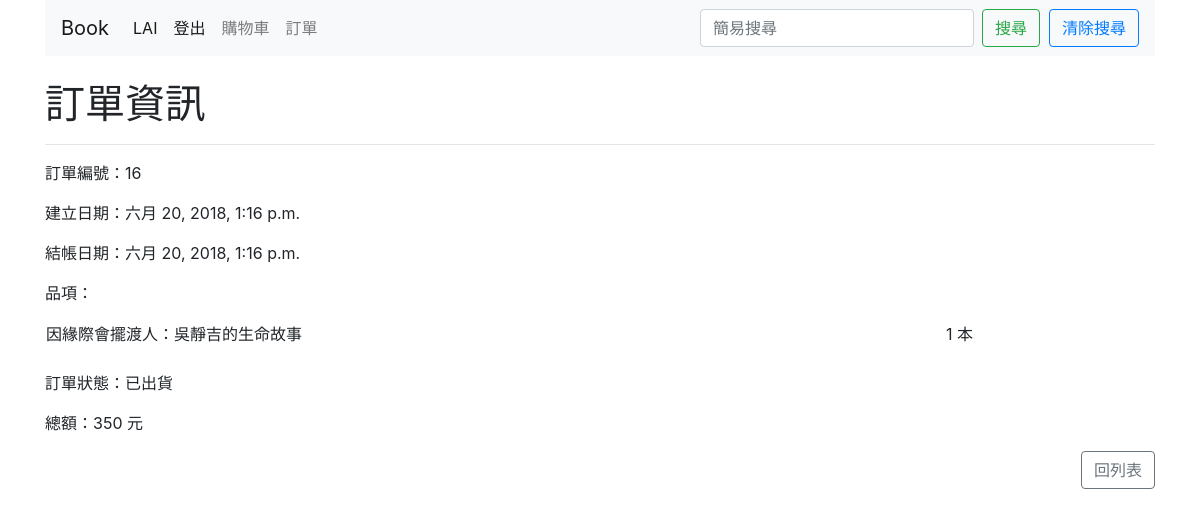
The app's page /orders/16/ (signed in) with its own data.
### orders/models.py (models this page shows, shortened)
class Order(models.Model):
    buyer = models.ForeignKey(User, on_delete=models.PROTECT, verbose_name='使用者')
    buy_time = models.DateTimeField('建立時間', auto_now_add=True)
    paid_time = models.DateTimeField('購買時間', auto_now_add=True)
    paid = models.BooleanField('付款', default=False)
    ship = models.BooleanField('出貨', default=False)
    class Meta:
        verbose_name = '訂單明細'
        verbose_name_plural = '訂單明細'

class OrderDetail(models.Model):
    order = models.ForeignKey(Order, on_delete=models.CASCADE, verbose_name='訂單編號')
    book = models.ForeignKey(Book, on_delete=models.CASCADE, verbose_name='書名編號')
    count = models.PositiveIntegerField('數量', validators=(MinValueValidator(1),))
    class Meta:
        unique_together = (
            ('order', 'book'),
        )
        verbose_name = '訂單'
        verbose_name_plural = '訂單'

### books/models.py (models this page shows, shortened)
class Book(models.Model):
    category = models.ForeignKey(Category, on_delete=models.PROTECT, verbose_name='使用者')
    title = models.CharField('書名', max_length=64)
    publisher = models.ForeignKey(Publisher, on_delete=models.PROTECT, verbose_name='出版商')
    price = models.PositiveIntegerField('價錢')
    description = models.TextField('簡介', max_length=500)
    image = models.ImageField('圖片', upload_to=book_directory_path)
    tags = models.ManyToManyField(Tag, verbose_name='標籤')
    authors = models.ManyToManyField(Author, verbose_name='作者')
    count = models.PositiveIntegerField('庫存', default=0)
    class Meta:
        verbose_name = '書籍'
        verbose_name_plural = '書籍'

### orders/views.py (the view)
# urls.py: path('<int:pk>/', v.show, name='show'), #某訂單明細
@login_required
def show(request, pk):
    order = get_object_or_404(Order, pk=pk, buyer=request.user, paid=True)
    details = OrderDetail.objects.select_related('book').filter(order=order)
    total = sum([i.book.price * i.count for i in details])
    return render(request, 'orders/show.html', {
        'order': order,
        'details': details,
        'total': total,
    })

### templates/orders/show.html
{% extends 'layout_order.html' %}
{% block body %}
  <div class="row">
    <div class="col">
      <h1>訂單資訊</h1>
      <hr>
      <p>訂單編號：{{ order.id }}</p>
      <p>建立日期：{{ order.buy_time }}</p>
      <p>結帳日期：{{ order.paid_time }}</p>
      <p>品項：</p>
      <table>
          {% for detail in details %}
            <tr>
            <td width="900">{{ detail.book.title }}</td><td>{{ detail.count }} 本</td>
            </tr>
          {% endfor %}
      </table>
      <br>
      {% if order.ship %}
        <p>訂單狀態：已出貨</p>
      {% else %}
        <p>訂單狀態：未出貨</p>
      {% endif %}
      <p>總額：{{ total }} 元</p>
      <a href="{% url 'orders:index' %}" class="btn btn-outline-secondary float-right">回列表</a>
    </div>
  </div>
{% endblock %}

### templates/layout_order.html (shortened to what this page needs)
<!DOCTYPE html>
<html lang="en">
<head>
    {% load bootstrap4 %}
    {% bootstrap_css %}
</head>
<body>
    <div class="container">
	    <div class="row">
		    <div class="col-md-12">
                    <nav class="navbar navbar-expand-lg navbar-light bg-light">
                        <a class="navbar-brand" href="{% url 'books:index' %}">Book</a>
                        <div class="collapse navbar-collapse" id="navbarSupportedContent">
                            <ul class="navbar-nav mr-auto">
                                {% if request.user.is_authenticated %}
                                    <li class="nav-item active">
                                        <a href="{% url 'edit' %}" class="nav-link">{{user}}<span class="sr-only">(current)</span></a>
                                    </li>
                                    <li class="nav-item active">
                                        <a class="nav-link" href="{% url 'logout' %}">登出<span class="sr-only">(current)</span></a>
                                {% else %}
                                    <li class="nav-item active"></li>
                                        <a class="nav-link" href="{% url 'login' %}">登入<span class="sr-only">(current)</span></a>
                                {% endif %}
                                </li>
                                    <li class="nav-item">
                                        <a class="nav-link" href="{% url 'orders:shopcars' %}">購物車</a>
                                    </li>
                                    <li class="nav-item">
                                        <a class="nav-link" href="{% url 'orders:index' %}">訂單</a>
                                </li>
                          </ul>
                          <form class="form-inline my-2 my-lg-0" action="{% url 'books:index' %}">
                            <input class="form-control mr-sm-2" type="search" placeholder="簡易搜尋" aria-label="Search" name='title'>
                            <button class="btn btn-outline-success my-2 my-sm-0" type="submit">搜尋</button>
                          </form>
                          <a class="btn btn-outline-primary" href="{% url 'books:index' %}" role="button">清除搜尋</a>
                        </div>
                    </nav>
                <br>
			    <div class="row">
				    <div class="col-md-12">
                        {% block body %}{% endblock %}
				    </div>
                </div>
            </div>
	    </div>
    </div>
</body>
</html>

### records on screen
Order: id "16", buy_time "六月 20, 2018, 1:16 p.m.", paid_time "六月 20, 2018, 1:16 p.m."
OrderDetail: book "因緣際會擺渡人：吳靜吉的生命故事", count "1"

### other values on screen
{{ user }} "LAI"
{{ total }} "350"
